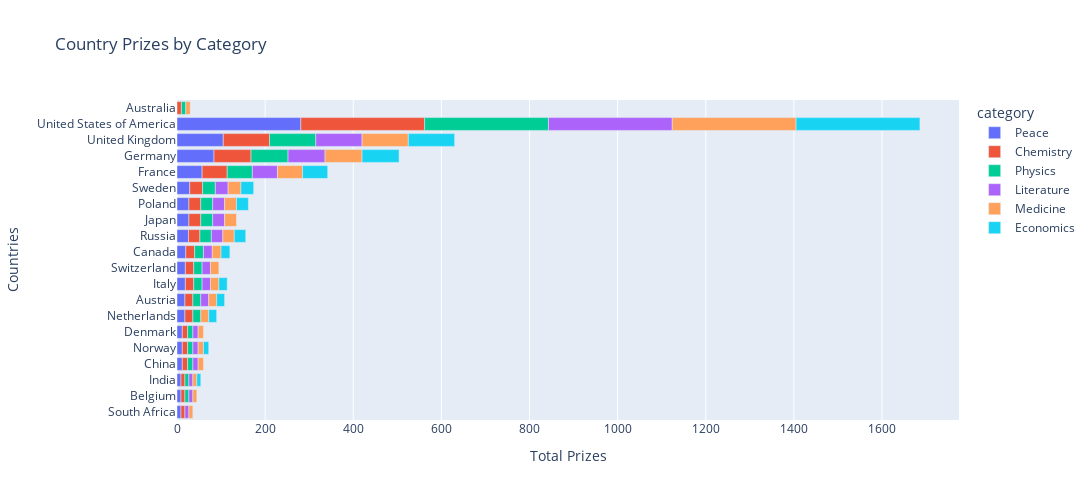

Notebook code for this chart:
### Code cell
bar_fig = px.bar(merged_df,
             x='total_prize',
             y="birth_country_current", 
             orientation='h',
             title='Country Prizes by Category',
             color='category')

bar_fig.update_layout(xaxis_title='Total Prizes', 
                         yaxis_title='Countries', 
                         width=1200, height=500,
                         coloraxis_showscale=False)   
bar_fig.show()

### Figure 1 — Plotly figure (JSON) as saved in the notebook; plotly's stock layout.template omitted (floating-point values rounded to 4 significant figures)
{"data": [{"alignmentgroup": "True", "hovertemplate": "category=Peace<br>total_prize=%{x}<br>birth_country_current=%{y}<extra></extra>", "legendgroup": "Peace", "marker": {"color": "#636efa", "pattern": {"shape": ""}}, "name": "Peace", "offsetgroup": "Peace", "orientation": "h", "showlegend": true, "textposition": "auto", "type": "bar", "x": [9, 9, 9, 12, 12, 12, 18, 18, 19, 19, 20, 26, 27, 27, 29, 57, 84, 105, 281], "xaxis": "x", "y": ["South Africa", "Belgium", "India", "China", "Norway", "Denmark", "Netherlands", "Austria", "Italy", "Switzerland", "Canada", "Russia", "Japan", "Poland", "Sweden", "France", "Germany", "United Kingdom", "United States of America"], "yaxis": "y"}, {"alignmentgroup": "True", "hovertemplate": "category=Chemistry<br>total_prize=%{x}<br>birth_country_current=%{y}<extra></extra>", "legendgroup": "Chemistry", "marker": {"color": "#EF553B", "pattern": {"shape": ""}}, "name": "Chemistry", "offsetgroup": "Chemistry", "orientation": "h", "showlegend": true, "textposition": "auto", "type": "bar", "x": [9, 9, 9, 10, 12, 12, 12, 18, 18, 19, 19, 20, 26, 27, 27, 29, 57, 84, 105, 281], "xaxis": "x", "y": ["India", "Belgium", "South Africa", "Australia", "China", "Denmark", "Norway", "Netherlands", "Austria", "Italy", "Switzerland", "Canada", "Russia", "Japan", "Poland", "Sweden", "France", "Germany", "United Kingdom", "United States of America"], "yaxis": "y"}, {"alignmentgroup": "True", "hovertemplate": "category=Physics<br>total_prize=%{x}<br>birth_country_current=%{y}<extra></extra>", "legendgroup": "Physics", "marker": {"color": "#00cc96", "pattern": {"shape": ""}}, "name": "Physics", "offsetgroup": "Physics", "orientation": "h", "showlegend": true, "textposition": "auto", "type": "bar", "x": [9, 9, 10, 12, 12, 12, 18, 18, 19, 19, 20, 26, 27, 27, 29, 57, 84, 105, 281], "xaxis": "x", "y": ["Belgium", "India", "Australia", "China", "Denmark", "Norway", "Austria", "Netherlands", "Italy", "Switzerland", "Canada", "Russia", "Japan", "Poland", "Sweden", "France", "Germany", "United Kingdom", "United States of America"], "yaxis": "y"}, {"alignmentgroup": "True", "hovertemplate": "category=Literature<br>total_prize=%{x}<br>birth_country_current=%{y}<extra></extra>", "legendgroup": "Literature", "marker": {"color": "#ab63fa", "pattern": {"shape": ""}}, "name": "Literature", "offsetgroup": "Literature", "orientation": "h", "showlegend": true, "textposition": "auto", "type": "bar", "x": [9, 9, 9, 12, 12, 12, 18, 19, 19, 20, 26, 27, 27, 29, 57, 84, 105, 281], "xaxis": "x", "y": ["Belgium", "South Africa", "India", "Norway", "Denmark", "China", "Austria", "Switzerland", "Italy", "Canada", "Russia", "Poland", "Japan", "Sweden", "France", "Germany", "United Kingdom", "United States of America"], "yaxis": "y"}, {"alignmentgroup": "True", "hovertemplate": "category=Medicine<br>total_prize=%{x}<br>birth_country_current=%{y}<extra></extra>", "legendgroup": "Medicine", "marker": {"color": "#FFA15A", "pattern": {"shape": ""}}, "name": "Medicine", "offsetgroup": "Medicine", "orientation": "h", "showlegend": true, "textposition": "auto", "type": "bar", "x": [9, 9, 9, 10, 12, 12, 12, 18, 18, 19, 19, 20, 26, 27, 27, 29, 57, 84, 105, 281], "xaxis": "x", "y": ["India", "Belgium", "South Africa", "Australia", "Norway", "Denmark", "China", "Netherlands", "Austria", "Italy", "Switzerland", "Canada", "Russia", "Poland", "Japan", "Sweden", "France", "Germany", "United Kingdom", "United States of America"], "yaxis": "y"}, {"alignmentgroup": "True", "hovertemplate": "category=Economics<br>total_prize=%{x}<br>birth_country_current=%{y}<extra></extra>", "legendgroup": "Economics", "marker": {"color": "#19d3f3", "pattern": {"shape": ""}}, "name": "Economics", "offsetgroup": "Economics", "orientation": "h", "showlegend": true, "textposition": "auto", "type": "bar", "x": [9, 12, 18, 18, 19, 20, 26, 27, 29, 57, 84, 105, 281], "xaxis": "x", "y": ["India", "Norway", "Netherlands", "Austria", "Italy", "Canada", "Russia", "Poland", "Sweden", "France", "Germany", "United Kingdom", "United States of America"], "yaxis": "y"}], "layout": {"barmode": "relative", "coloraxis": {"showscale": false}, "height": 500, "legend": {"title": {"text": "category"}, "tracegroupgap": 0}, "title": {"text": "Country Prizes by Category"}, "width": 1200, "xaxis": {"anchor": "y", "domain": [0, 1], "title": {"text": "Total Prizes"}}, "yaxis": {"anchor": "x", "domain": [0, 1], "title": {"text": "Countries"}}}}
